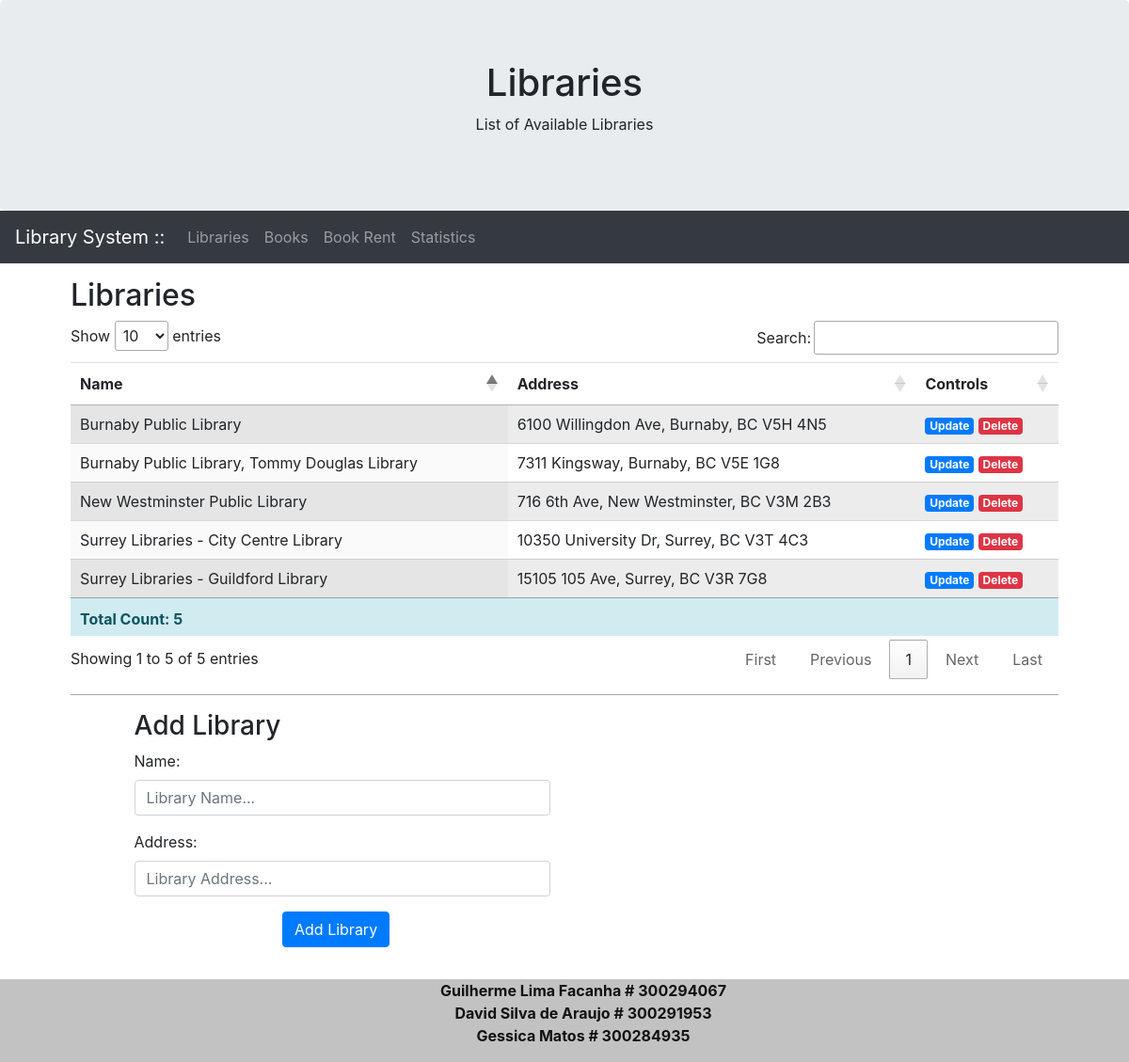
The page /library.php on the database its author committed.
### tables this page shows
CREATE TABLE LIBRARY (
	LibraryId INT(9) AUTO_INCREMENT PRIMARY Key,
	Name VARCHAR(100) NOT NULL,
	Address VARCHAR(200) NOT NULL
);

### library.php (called while the page is built, shortened)
<?php
    require_once("inc/Page/Page.class.php");
    require_once("inc/Page/LibraryPage.class.php");
    require_once("inc/Entity/Library.class.php");
    require_once("inc/Utility/PDOAgent.class.php");
    require_once("inc/Utility/LibraryMapper.class.php");
    $library = new Library();
    $libraries  = LibraryMapper::getAll();
    LibraryPage::showTable($libraries);
    LibraryPage::showForm($library);
?>

### inc/Utility/PDOAgent.class.php (called while the page is built, shortened)
<?php
class PDOAgent
{
    private $host = DB_HOST;
    private $user = DB_USER;
    private $pass = DB_PASS;
    private $dbName = DB_NAME;
    private $stm;
    private $className;
    private $pdo;
    public function __construct(string $className)
    {
        $this->className = $className;
        $this->dsn = 'mysql:host=' . $this->host . ';dbname=' . $this->dbName;
        $options = array(
            PDO::ATTR_PERSISTENT => true,
            PDO::ATTR_ERRMODE => PDO::ERRMODE_EXCEPTION,
        );
        try {
            $this->pdo = new PDO($this->dsn, $this->user, $this->pass, $options);
        } catch (PDOException $pe) {
            $this->error = $pe->getMessage();
        }
    }
    public function query(string $query)
    {
        $this->stm = $this->pdo->prepare($query);
    }
    public function execute($data = null){
        if(is_null($data)){
            $this->stm->execute();
        }else{
            $this->stm->execute($data);
        }
    }
    public function resultSet(){
        $this->execute();
        $this->stm->setFetchMode(PDO::FETCH_CLASS, $this->className);
        return $this->stm->fetchAll(PDO::FETCH_CLASS, $this->className);
    }
}

### inc/Utility/LIbraryMapper.class.php (called while the page is built, shortened)
<?php
class LibraryMapper {
    private static $db;
    static function initialize()   {
        self::$db = new PDOAgent('Library');
    }
    static function getAll() : Array {
        $selectAll = "SELECT * FROM LIBRARY";
        self::$db->query($selectAll);
        self::$db->execute();
        return self::$db->resultSet();
    }
}
?>

### inc/Entity/Library.class.php (called while the page is built, shortened)
<?php
class Library
{
    private $LibraryId;
    private $Name;
    private $Address;
    public function getId(){return $this->LibraryId;}
    public function getName(){return $this->Name;}
    public function getAddress(){return $this->Address;}
}
?>

### inc/Page/LibraryPage.class.php (the view, shortened to what this page needs)
<?php
class LibraryPage
{
    public static function showTable($records)
    {
        echo '<h2>Libraries</h2>';
        echo '<table id="tb_records" name="tb_records" class="display table table-striped table-hover"> <thead>';
        echo '<th>Name</th>';
        echo '<th>Address</th>';
        echo '<th>Controls</th>';
        echo '</thead> <tbody>';
        foreach ($records as $rec) {
            echo '<tr>
            <td>' . $rec->getName() . '</td>
            <td>' . $rec->getAddress() . '</td>
            <td>
                <a href="?upd='.$rec->getId().'" class="badge badge-primary">Update</a>
                <a href="?del='.$rec->getId().'" onclick="if( confirm(\'Confirm delete Library '.$rec->getName().' ?\') == false ) return false;" class="badge badge-danger">Delete</a>
            </td>
            </tr>';
        }
        echo '</tbody>';
        echo '<tfoot>
        <tr class="alert-info">
            <td colspan="10" style="font-weight:bold;">Total Count: ' . count($records) . '</td>
        </tr>
      </tfoot>';
        echo '</table> <hr style="border-top:1px solid darkgray !important">';
    }
    public static function showForm(Library $entity)
    {
        echo '
            <div class="container">
            <h3>'.($entity->getId() > 0 ? ('Edit Library - '.$entity->getId() ) : 'Add Library').'</h3>
            <form method="post">
                <input type="hidden" name="id" id="id" value="'.$entity->getId().'">
                <div class="form-group row">
                    <div class="col-6">
                        <label>Name:</label>
                        <input type="text" class="form-control" name="name" id="name" placeholder="Library Name..." value="'.$entity->getName().'">
                    </div>
                </div>
                <div class="form-group row">
                    <div class="col-6">
                        <label>Address:</label>
                        <input type="text" class="form-control" name="address" id="address" placeholder="Library Address..." value="'.$entity->getAddress().'">
                    </div>
                </div>
                <div class="form-group row">
                    <div class="offset-sm-2 col-sm-10">
                        <button type="submit" class="btn btn-primary">' . ($entity->getId() > 0 ? ('Update Library') : 'Add Library') . '</button>
                        '.($entity->getId() > 0 ? '<a class="btn btn-danger" href="?new">Cancel</a>' : '').'
                    </div>
                </div>
            </form>
        </div>';
    }
}
?>

### css/style.css (style rules this page uses)
body { margin-bottom: 10px; width: 100%; }
@media (min-width: 1200px) { .container { max-width: 90%; } }

### rows shown on the page
library: Name "New Westminster Public Library", Address "716 6th Ave, New Westminster, BC V3M 2B3"
library: Name "Burnaby Public Library, Tommy Douglas Library", Address "7311 Kingsway, Burnaby, BC V5E 1G8"
library: Name "Surrey Libraries - City Centre Library", Address "10350 University Dr, Surrey, BC V3T 4C3"
library: Name "Burnaby Public Library", Address "6100 Willingdon Ave, Burnaby, BC V5H 4N5"
library: Name "Surrey Libraries - Guildford Library", Address "15105 105 Ave, Surrey, BC V3R 7G8"

### other values the page prints
self::$title "Libraries"
self::$subtitle "List of Available Libraries"
count($records) "5"
